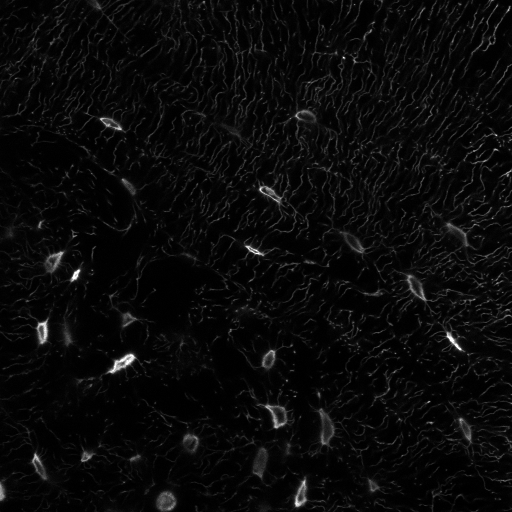
#> input picture opencv/ImageProc/Morphological Transformation/LacIM.tif, 512 x 512 px
$ python GradientLac.py   (older library calls are emulated)
#> lines starting #> are read from the running program, lines starting #| are printed output that depends on the picture
# In this script there are three types of gradient filters or High-pass filters used: sobel, scharr, laplacian

# sobel: joint gaussian smoothing and differentiation - more resistant to noise

# if ksize of -1 is specified, a 3x3 scharr filter used

# laplacian: calculates laplacian of image
# LapSrc = d^2(src)/dx^2 + d^2(src)/dy^2
# if ksize = 1, the following kernel is used:
# kernel = [0 1 0; 1 -4 1; 0 1 0]

import cv2
import numpy as np
from matplotlib import pyplot as plt

def invertim(image):
  # determine the data type of image
  if image.dtype == 'uint8':
    image = (255-image)
    return image

img = cv2.imread('LacIM.tif',0)
#> img is the input picture: shape (512, 512); min 0, max 255, mean 9.9

invIM = invertim(img)
#> in invertim, `image = (255-image)`:
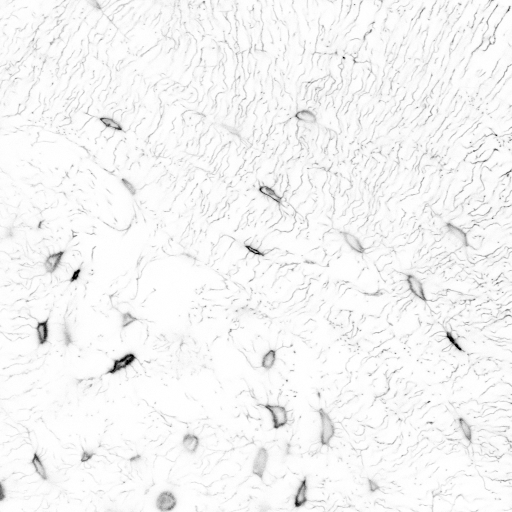
#> image: shape (512, 512); min 0, max 255, mean 245.1

laplacian = cv2.Laplacian(img, cv2.CV_64F)
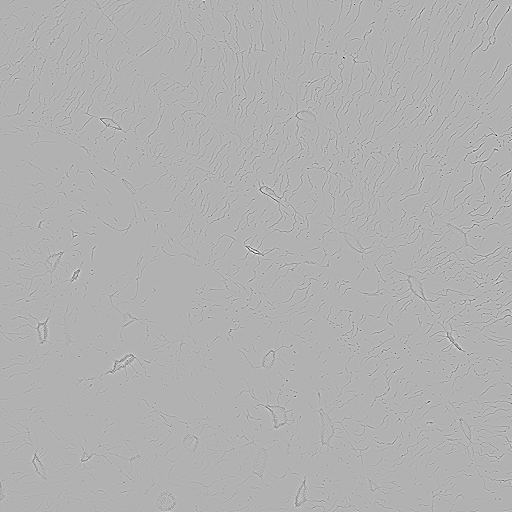
#> laplacian: shape (512, 512) float64; min -567, max 249, mean 0; drawn with min black and max white
sobelx = cv2.Sobel(img, cv2.CV_64F,1,0,ksize=5)
sobely = cv2.Sobel(img,cv2.CV_64F,0,1,ksize=11)

abs_lap = np.absolute(laplacian)
lap_16u = np.uint16(abs_lap)

abs_sobx = np.absolute(sobelx)
sobx_16u = np.uint16(abs_sobx)

abs_soby = np.absolute(sobely)
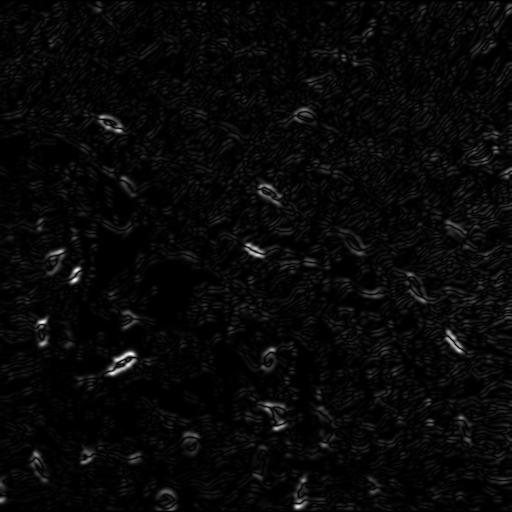
#> abs_soby: shape (512, 512) float64; min 0, max 23181556, mean 776768.5; drawn with min black and max white
soby_16u = np.uint16(abs_soby)
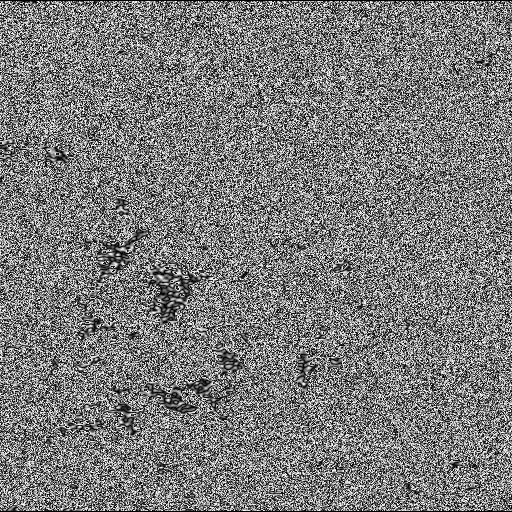
#> soby_16u: shape (512, 512) uint16; min 0, max 65535, mean 31774.7; drawn with min black and max white

laplacianINV = cv2.Laplacian(invIM, cv2.CV_64F, ksize=1)
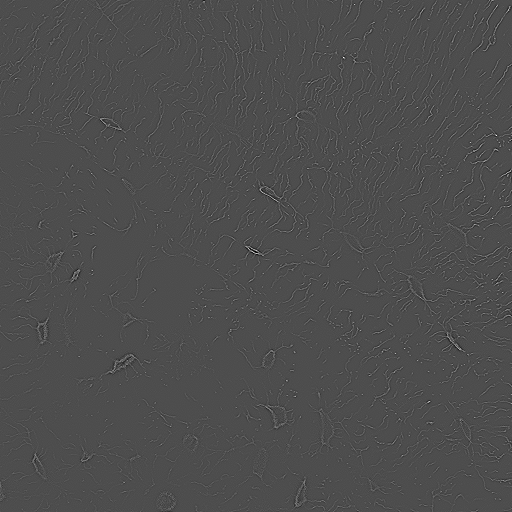
#> laplacianINV: shape (512, 512) float64; min -249, max 567, mean 0; drawn with min black and max white
sobelxINV = cv2.Sobel(invIM, cv2.CV_64F,1,0,ksize=3)
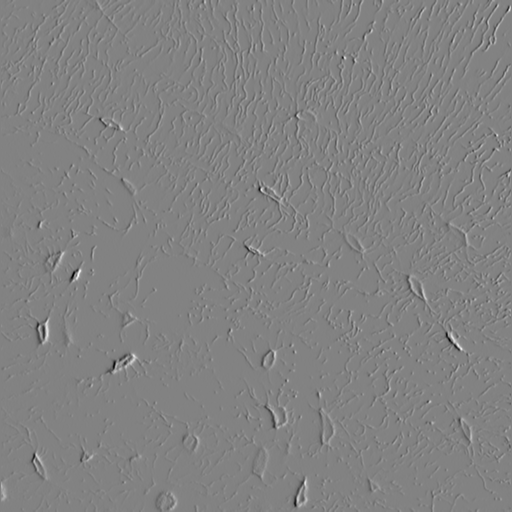
#> sobelxINV: shape (512, 512) float64; min -819, max 783, mean 0; drawn with min black and max white
sobelyINV = cv2.Sobel(invIM,cv2.CV_64F,0,1,ksize=3)
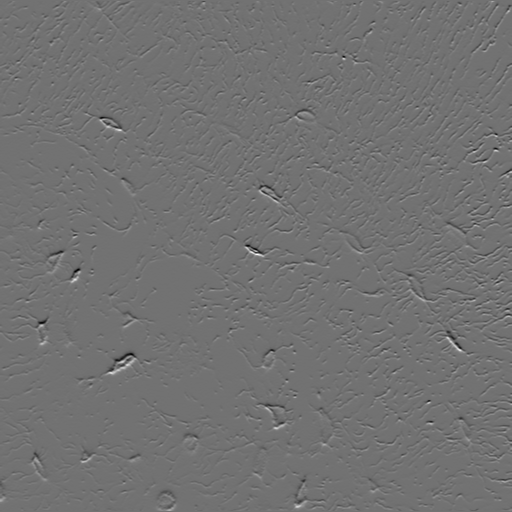
#> sobelyINV: shape (512, 512) float64; min -731, max 901, mean 0; drawn with min black and max white


plt.figure(1)
plt.subplot(221), plt.imshow(img,'gray'), plt.title('Original')
plt.axis('off')
plt.subplot(222), plt.imshow(lap_16u,'gray'), plt.title('Laplacian')
plt.axis('off')
plt.subplot(223), plt.imshow(sobx_16u,'gray'), plt.title('Sobel X')
plt.axis('off')
plt.subplot(224), plt.imshow(soby_16u,'gray'), plt.title('Sobel Y')
plt.axis('off')

plt.figure(2)
plt.subplot(221), plt.imshow(invIM,'gray'), plt.title('Original')
plt.axis('off')
plt.subplot(222), plt.imshow(laplacianINV,'gray'), plt.title('Laplacian')
plt.axis('off')
plt.subplot(223), plt.imshow(sobelxINV,'gray'), plt.title('Sobel X')
plt.axis('off')
plt.subplot(224), plt.imshow(sobelyINV,'gray'), plt.title('Sobel Y')
plt.axis('off')
plt.show()
